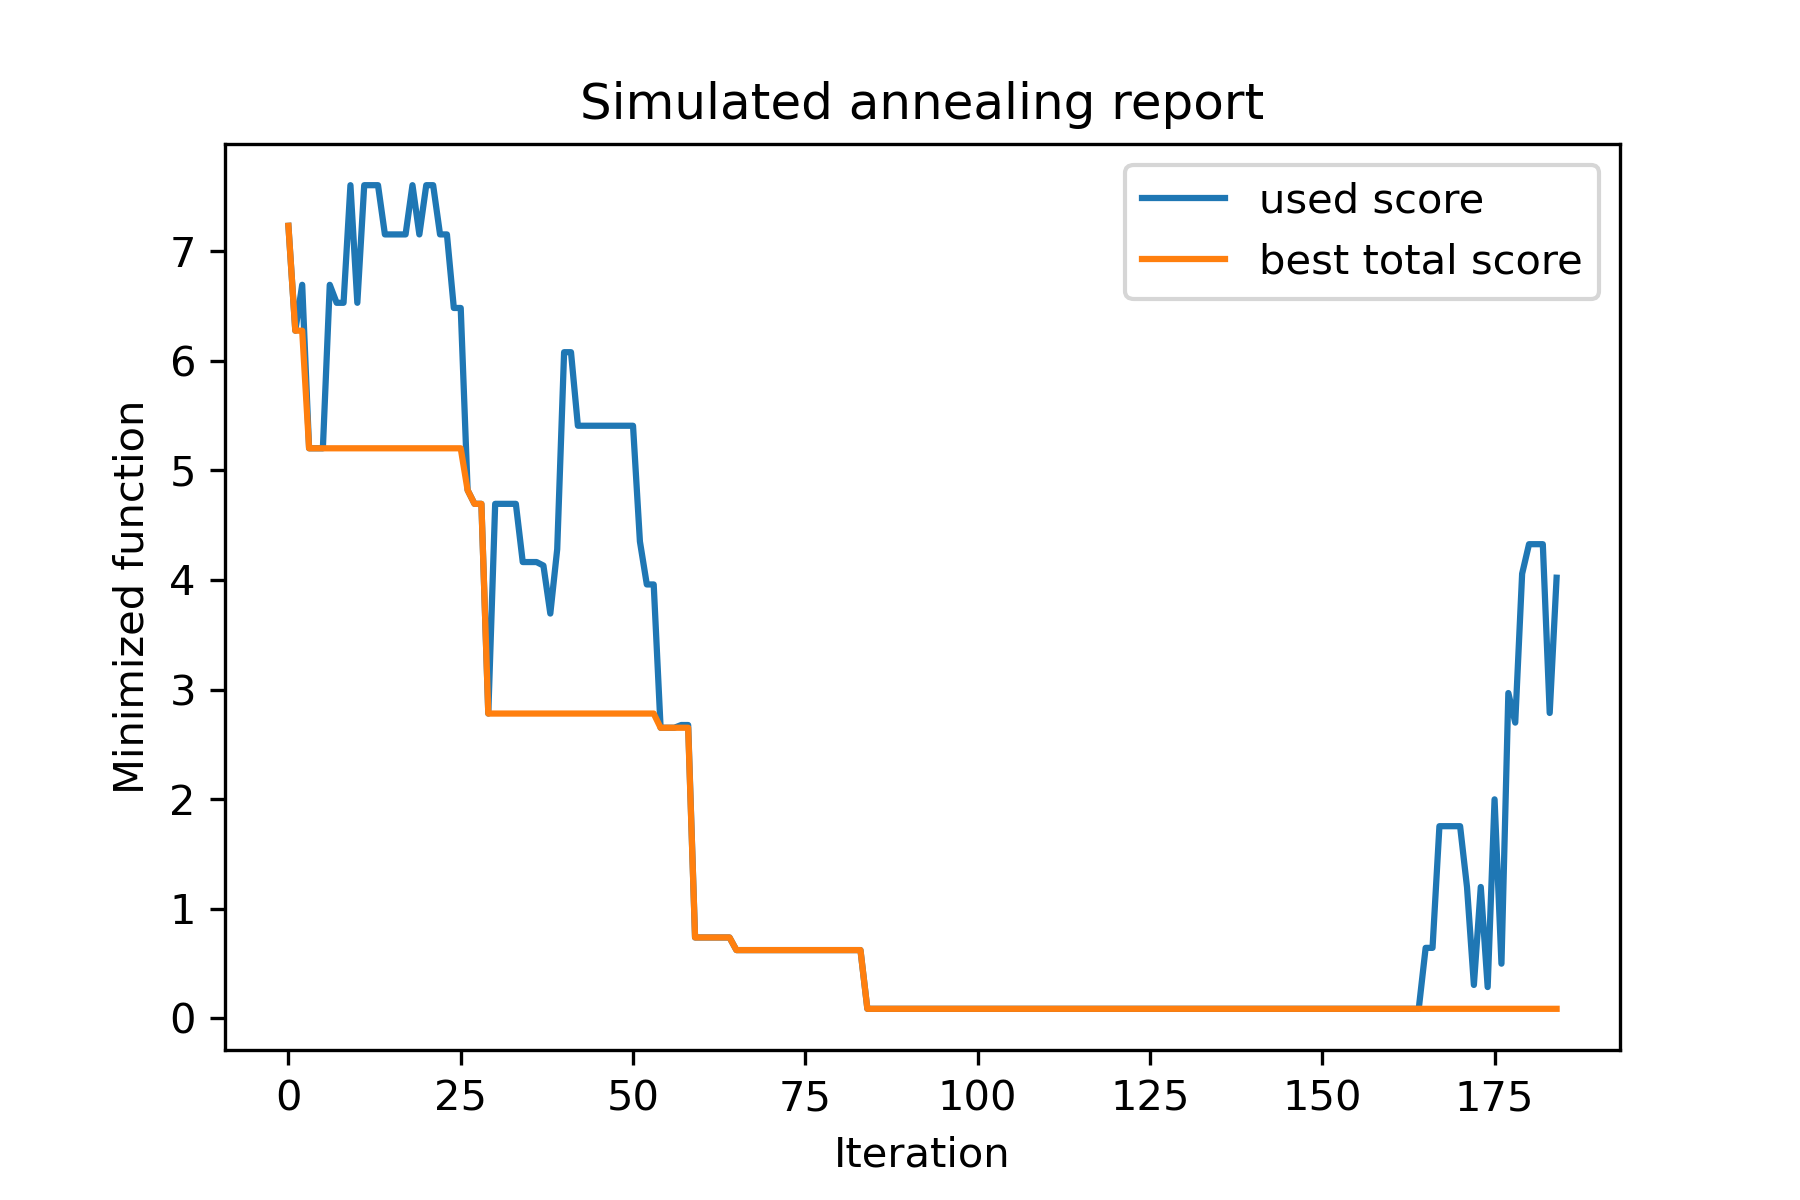

Write the Python code that produced this figure.
# -*- coding: utf-8 -*-
"""
Created on Wed Dec  9 13:25:56 2020

@author: qtckp
"""

import sys
sys.path.append('..')


import numpy as np
#import matplotlib.pyplot as plt

from SimplestSimulatedAnnleaning import SimulatedAnnealing, Cooling

SEED = 3

np.random.seed(SEED)

Set = np.random.uniform(low = -15, high=5, size = 100) # all set

dim = 10 # how many objects should we choose

indexes = np.arange(Set.size)
# minimized function -- subset with best |median|
def min_func(arr):
    return abs(np.median(Set[indexes[arr.astype(bool)]]))

# zero vectors with 'dim' ones at random positions 
start_solution = np.zeros(Set.size)
start_solution[np.random.choice(indexes, dim, replace=False)] = 1

# mutation function
# temperature is the number cuz we will use only 1 cooling, but it's not necessary to use it)
def mut(x_as_array, temperature_as_array_or_one_number):
    mask_one = x_as_array == 1
    mask_zero = np.logical_not(mask_one)

    new_x_as_array = x_as_array.copy()
    # replace some zeros with ones
    new_x_as_array[np.random.choice(indexes[mask_one], 1, replace=False)] = 0
    new_x_as_array[np.random.choice(indexes[mask_zero], 1, replace=False)] = 1

    return new_x_as_array

# creating a model
model = SimulatedAnnealing(min_func, dim)

# run search
best_solution, best_val = model.run(
    start_solution = start_solution,
    mutation = mut,
    cooling = Cooling.exponential(0.9), 
    start_temperature = 100, 
    max_function_evals = 1000, 
    max_iterations_without_progress = 100, 
    step_for_reinit_temperature = 80,
    seed = SEED
    )

model.plot_report(save_as = 'best_subset.png')
